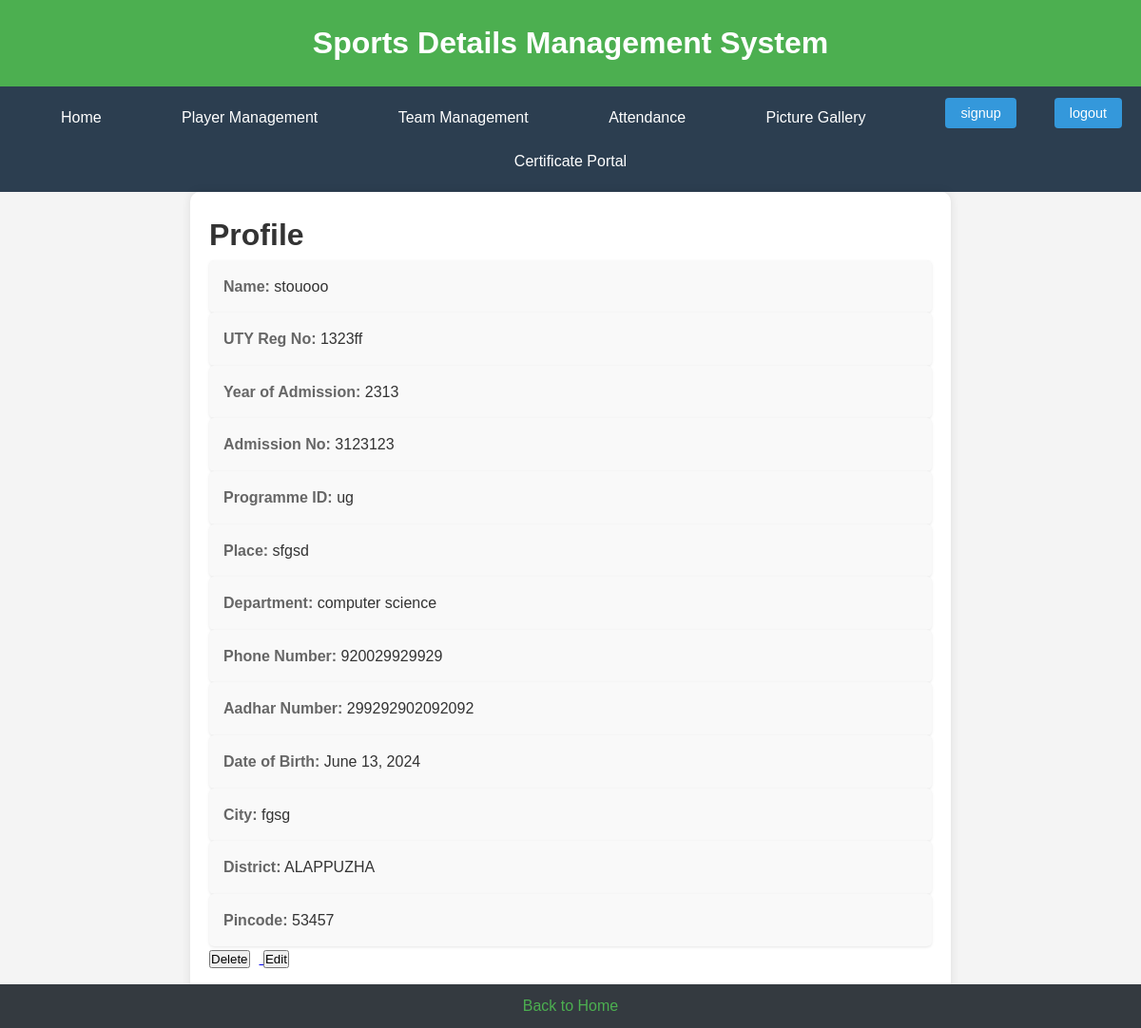
The page /view_profile/1323ff/ on the database as committed earlier.
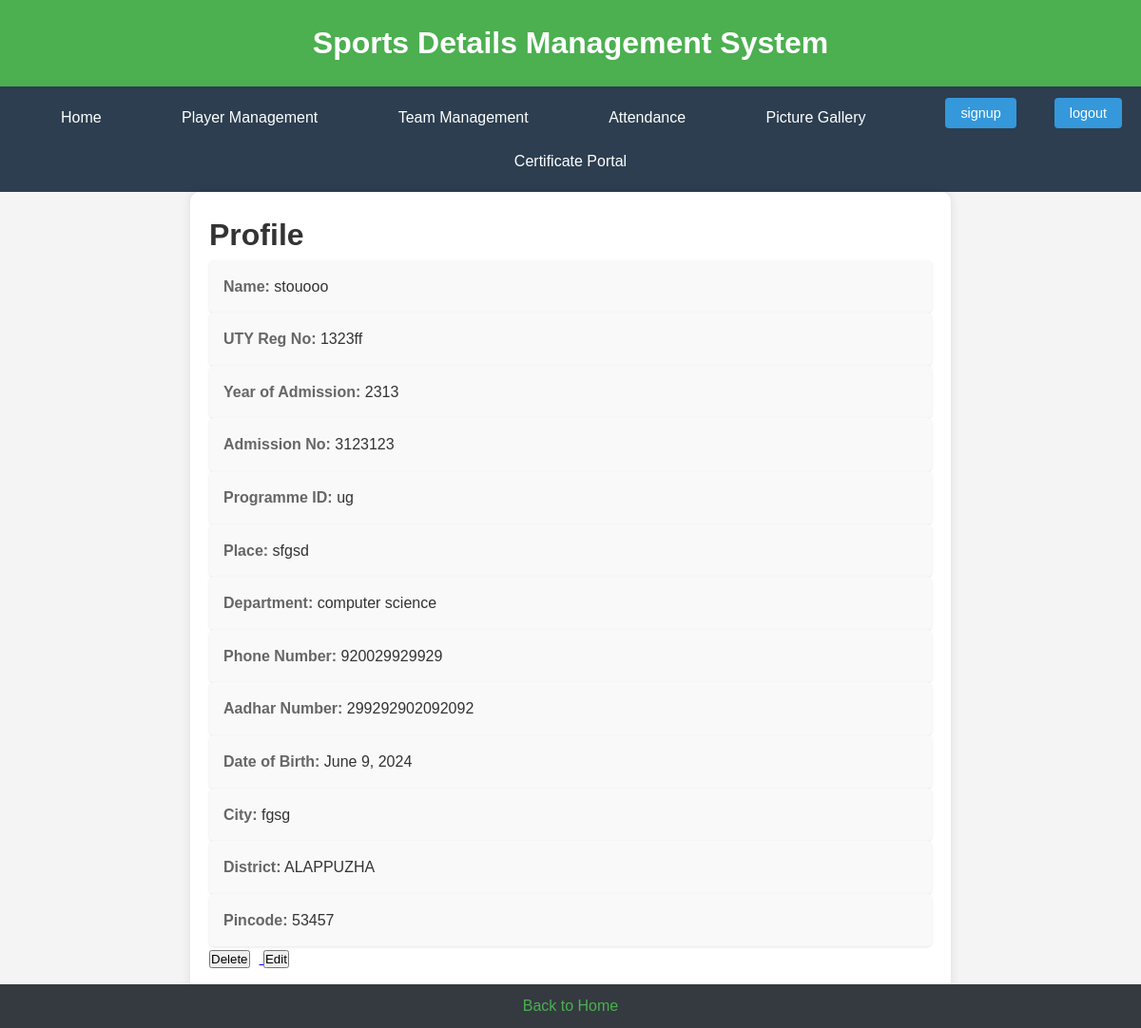
The same page on the database as committed later.
### SDMSapp/models.py (models this page shows, shortened)
class Student(models.Model):
    name = models.CharField(max_length=50)
    year_of_admission = models.IntegerField()
    admission_no = models.IntegerField()
    programme_id = models.ForeignKey(Programme, on_delete=models.CASCADE, null=True)
    uty_reg_no = models.CharField(max_length=50, unique = True)
    place = models.CharField(max_length=50)
    department = models.ForeignKey(Department, on_delete=models.CASCADE, null=True)
    phone_number = models.CharField(
        max_length=10,
        validators=[RegexValidator(regex='^\d{10}$', message='Phone number must be 10 to 15 digits')],
        default = 0
    )
    aadhar_number = models.CharField(
        max_length=16,
        validators=[RegexValidator(regex='^\d{16}$', message='Aadhaar number must be exactly 16 digits')],
        default = 0
    )
    dob = models.DateField(null =True)
    city = models.CharField(max_length=50)
    district = models.CharField(max_length=50)
    DISTRICT = [
    ('ALAPPUZHA', 'Alappuzha'),
    ('ERNAKULAM', 'Ernakulam'),
    ('IDUKKI', 'Idukki'),
    ('KANNUR', 'Kannur'),
    ('KASARAGOD', 'Kasaragod'),
    ('KOLLAM', 'Kollam'),
    ('KOTTAYAM', 'Kottayam'),
    ('KOZHIKODE', 'Kozhikode'),
    ('MALAPPURAM', 'Malappuram'),
    ('PALAKKAD', 'Palakkad'),
    ('PATHANAMTHITTA', 'Pathanamthitta'),
    ('THIRUVANANTHAPURAM', 'Thiruvananthapuram'),
    ('THRISSUR', 'Thrissur'),
    ('WAYANAD', 'Wayanad'),
]
    district = models.CharField(max_length=50,  choices=DISTRICT, default='Active')
    pincode = models.CharField(max_length=50)

class Programme(models.Model):
    name = models.CharField(max_length=50)
    def __str__(self):
        return self.name

class Department(models.Model):
    dept_name = models.CharField(max_length=50)
    def __str__(self):
        return str(self.dept_name)

### SDMSapp/views.py (the view)
# urls.py: path('view_profile/<str:uty_reg_no>/', view_profile, name='view_profile'),
def view_profile(request, uty_reg_no):
    student = get_object_or_404(Student, uty_reg_no=uty_reg_no)
    return render(request, 'SDMSapp/profile.html', {'student': student})

### SDMSapp/templates/SDMSapp/profile.html (shortened to what this page needs)
{% extends 'SDMSapp/base.html' %}
{% block content %}
<!DOCTYPE html>
<html lang="en">
<head>
</head>
<body>
    <div class="profile-container">
        <h1>Profile</h1>
        <div class="profile-item">
            <span class="profile-label">Name:</span> {{ student.name }}
        </div>
        <div class="profile-item">
            <span class="profile-label">UTY Reg No:</span> {{ student.uty_reg_no }}
        </div>
        <div class="profile-item">
            <span class="profile-label">Year of Admission:</span> {{ student.year_of_admission }}
        </div>
        <div class="profile-item">
            <span class="profile-label">Admission No:</span> {{ student.admission_no }}
        </div>
        <div class="profile-item">
            <span class="profile-label">Programme ID:</span> {{ student.programme_id }}
        </div>
        <div class="profile-item">
            <span class="profile-label">Place:</span> {{ student.place }}
        </div>
        <div class="profile-item">
            <span class="profile-label">Department:</span> {{ student.department }}
        </div>
        <div class="profile-item">
            <span class="profile-label">Phone Number:</span> {{ student.phone_number }}
        </div>
        <div class="profile-item">
            <span class="profile-label">Aadhar Number:</span> {{ student.aadhar_number }}
        </div>
        <div class="profile-item">
            <span class="profile-label">Date of Birth:</span> {{ student.dob }}
        </div>
        <div class="profile-item">
            <span class="profile-label">City:</span> {{ student.city }}
        </div>
        <div class="profile-item">
            <span class="profile-label">District:</span> {{ student.district }}
        </div>
        <div class="profile-item">
            <span class="profile-label">Pincode:</span> {{ student.pincode }}
        </div>
        <td class="action-buttons">
            <a href="{% url 'confirm_delete_student' student.uty_reg_no %}">
                <button style="margin-right: 10px;">Delete</button>
            </a>
            <a href="{% url 'edit_student' student.uty_reg_no %}">
                <button>Edit</button>
            </a>
        </td>
    </div>
    <footer>
        <a href="{% url 'home' %}" class="back-button">Back to Home</a>
    </footer>
</body>
</html>
{% endblock content %}

Rows that differ between the two databases and show on the page:
changed Student "stouooo": dob "June 13, 2024" → "June 9, 2024"
